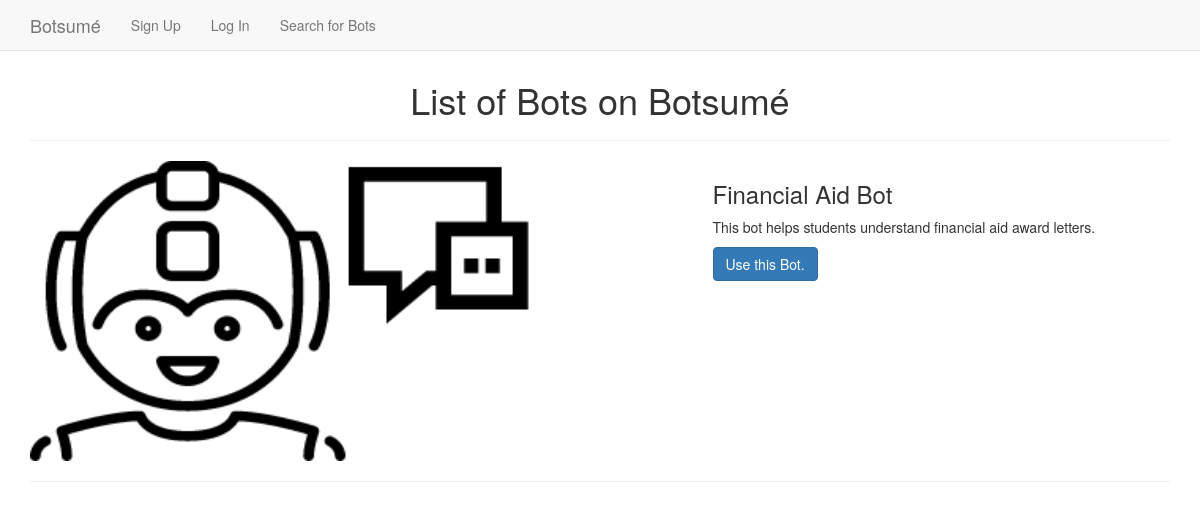
Screenshot of /search.php with the database file from the repository.
### tables this page shows
CREATE TABLE `bots` (
  `id` int(11) NOT NULL,
  `userid` text NOT NULL,
  `botname` text NOT NULL,
  `description` text NOT NULL,
  `botid` text NOT NULL,
  `imgsrc` text NOT NULL
);

### controller.php (called while the page is built, shortened)
<?php
class Controller
{
	public function view($view, $data = array())
	{
		require_once 'views/'.$view.'.php';
	}
}

### search.php (called while the page is built, shortened)
<?php
include 'connect.php';
$controller->view('header');
$bot = $controller->model('bot');
$conn = $controller->connect();
$bots = $bot->getAllBots($conn);
$controller->view('search', $data = array('data'=>$bots));
?>

### models/bot.php (called while the page is built, shortened)
<?php
class Bot
{
	public function getAllBots($conn)
	{
		$getBots = mysqli_query($conn,"SELECT * FROM bots");
		$myBots = array();
		while ($row = mysqli_fetch_assoc($getBots))
		{
			array_push($myBots, $row);
		}
		return $myBots;
	}
}

### views/search.php (the view)
<div class = "container" style = "padding-top: 60px;">
	<h1 style = "text-align: center;">List of Bots on Botsumé</h1>
	<hr>
	<?php foreach ($data['data'] as $bot): ?>
		<div class = "row">
			<div class = "col-md-7">
				<?php if (strlen($bot['imgsrc']) > 0){?>
					<img class = "img-responsive" style = "width: 500px; height: 300px;" src = "<?php echo $bot['imgsrc'];?>">
				<?php } else {?>
					<img class = "img-responsive" style = "width: 500px; height: 300px;" src = "img/bot.png">
				<?php }?>
			</div>
			<div class = "col-md-5">
				<h3><?php echo $bot['botname'];?></h3>
				<p><?php echo $bot['description'];?></p>
				<a class = "btn btn-primary" href = "bot.php?m=<?php echo $bot['botid'];?>">Use this Bot.</a>
			</div>
		</div>
		<hr>
	<?php endforeach ?>
</div>

### rows the page displays
bots: botname "Financial Aid Bot", description "This bot helps students understand financial aid award letters."
